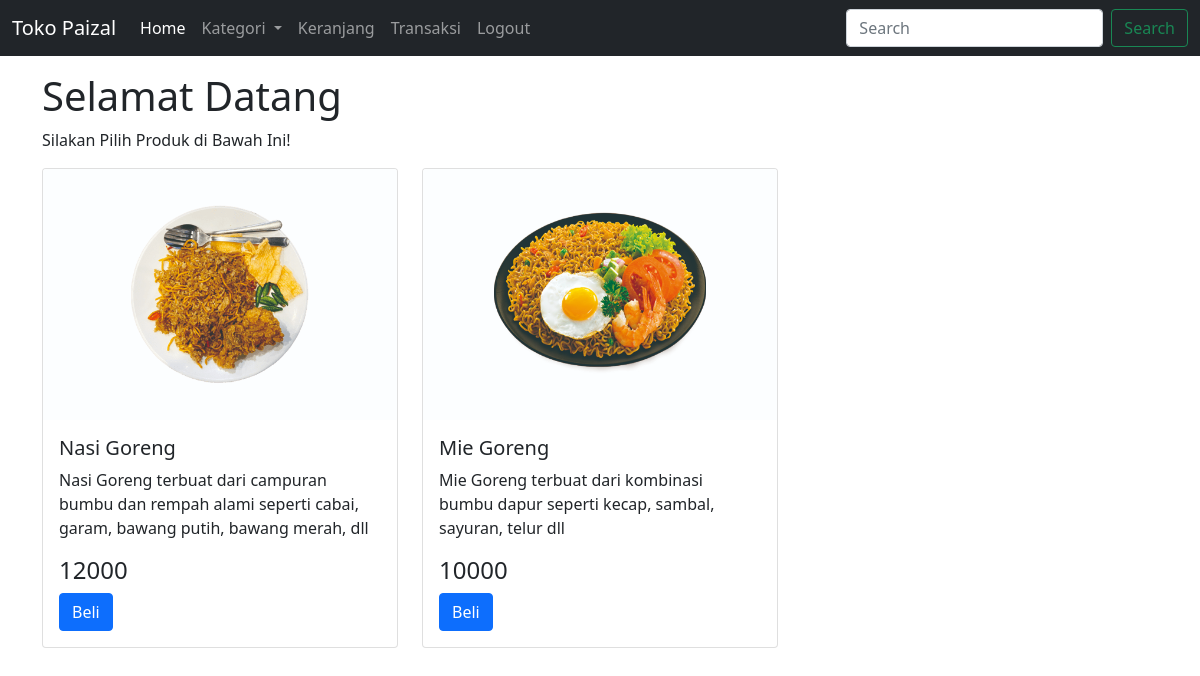
The page /user/makanan.php on the database its author committed.
### tables this page shows
CREATE TABLE `tbl_produk` (
  `id_produk` int(11) NOT NULL,
  `id_kategori` int(11) NOT NULL,
  `nm_produk` varchar(100) NOT NULL,
  `deskripsi` text NOT NULL,
  `harga` bigint(20) NOT NULL,
  `gambar` varchar(100) NOT NULL
);

### user/makanan.php (the view, shortened to what this page needs)
<?php
include "../koneksi.php";
$result_produk = mysqli_query($conn, "SELECT * FROM tbl_produk WHERE id_kategori = '1'");
?>
<!doctype html>
<html lang="en">
<head >
    <link href="https://cdn.jsdelivr.net/npm/bootstrap@5.0.2/dist/css/bootstrap.min.css" rel="stylesheet">
</head>
<body>
    <nav class="navbar navbar-expand-lg navbar-dark bg-dark">
        <div class="container-fluid">
            <a class="navbar-brand" href="index.php">Toko Paizal</a>
            <div class="collapse navbar-collapse" id="navbarSupportedContent">
                <ul class="navbar-nav me-auto mb-2 mb-lg-0">
                    <li class="nav-item">
                        <a class="nav-link active" aria-current="page" href="index.php">Home</a>
                    </li>
                    <li class="nav-item dropdown">
                        <a class="nav-link dropdown-toggle" href="#" id="navbarDropdown" role="button" data-bs-toggle="dropdown" aria-expanded="false">
                            Kategori
                        </a>
                    </li>
                    <li class="nav-item">
                        <a class="nav-link" aria-current="page" href="keranjang.php">Keranjang</a>
                    </li>
                    <li class="nav-item">
                        <a class="nav-link" aria-current="page" href="transaksi.php">Transaksi</a>
                    </li>
                    <li class="nav-item">
                        <a class="nav-link" aria-current="page" href="logout.php">Logout</a>
                    </li>
                </ul>
                <form class="d-flex">
                    <input class="form-control me-2" type="search" placeholder="Search" aria-label="Search">
                    <button class="btn btn-outline-success" type="submit">Search</button>
                </form>
            </div>
        </div>
    </nav>
    <div class="container">
        <div class="row mt-3">
            <div class="col">
                <h1>Selamat Datang <?= $_SESSION["telp"] ?></h1>
                <p> Silakan Pilih Produk di Bawah Ini!</p>
                <div class="row">
                    <?php while ($row_produk = mysqli_fetch_assoc($result_produk)){?>
                    <div class="col-lg-4">
                        <div class="card">
                            <img src="../images/<?= $row_produk["gambar"]?>" class="card-img-top" alt="gambar">
                            <div class="card-body">
                                <h5 class="card-title"><?= $row_produk["nm_produk"]?></h5>
                                <p class="card-text"><?= $row_produk["deskripsi"]?></p>
                                <h4><?= $row_produk["harga"]?></h4>
                                <a href="beli.php?id=<?= $row_produk["id_produk"] ?>" class="btn btn-primary">Beli</a>
                            </div>
                        </div>
                    </div>
                    <?php } ?>
                            </div>
                        </div>
                    </div>
                </div>
</body>
</html>

### rows shown on the page
tbl_produk: gambar (picture), nm_produk "Nasi Goreng", deskripsi "Nasi Goreng terbuat dari campuran bumbu dan rempah alami seperti cabai, garam, bawang putih, bawang merah, dll", harga "12000"
tbl_produk: gambar (picture), nm_produk "Mie Goreng", deskripsi "Mie Goreng terbuat dari kombinasi bumbu dapur seperti kecap, sambal, sayuran, telur dll", harga "10000"
